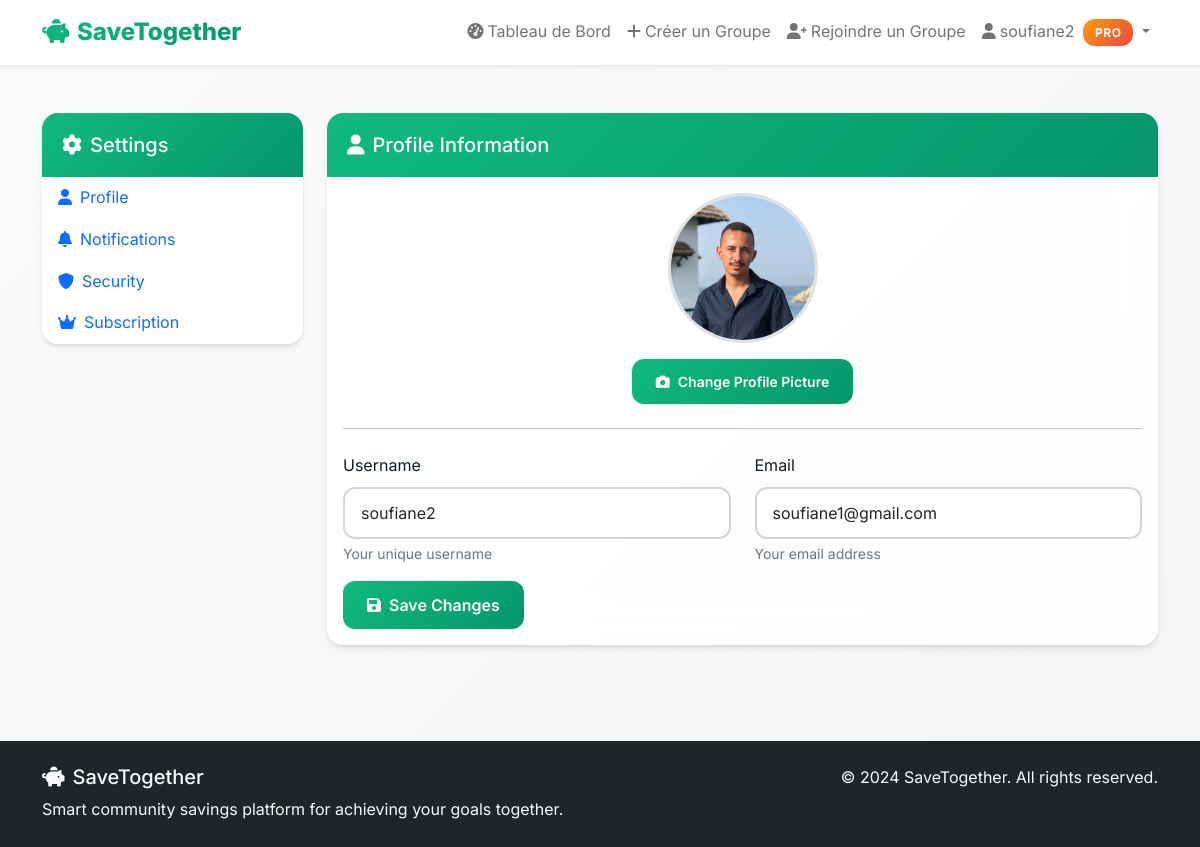
The page /settings (signed in) on the database its author committed.
### tables this page shows
CREATE TABLE users (
            id INTEGER PRIMARY KEY AUTOINCREMENT,
            username TEXT UNIQUE NOT NULL,
            email TEXT UNIQUE NOT NULL,
            password_hash TEXT NOT NULL,
            is_premium BOOLEAN DEFAULT FALSE,
            created_at TIMESTAMP DEFAULT CURRENT_TIMESTAMP
        , google_email TEXT, profile_picture TEXT);

### app.py (the view)
@app.route('/settings')
@login_required
def settings():
    return render_template('settings.html')

### app.py (called while the page is built)
@login_manager.user_loader
def load_user(user_id):
    conn = sqlite3.connect(DATABASE)
    conn.row_factory = sqlite3.Row
    cursor = conn.cursor()
    cursor.execute('SELECT id, username, email, is_premium, profile_picture FROM users WHERE id = ?', (user_id,))
    user_data = cursor.fetchone()
    conn.close()
    if user_data:
        return User(user_data['id'], user_data['username'], user_data['email'],
                   user_data['is_premium'], user_data['profile_picture'] if user_data['profile_picture'] else None)
    return None

### templates/settings.html (shortened to what this page needs)
{% extends "base.html" %}
{% block content %}
<div class="container py-5">
    <div class="row">
        <div class="col-lg-3">
            <div class="card">
                <div class="card-header">
                    <h5 class="mb-0">
                        <i class="fas fa-cog me-2"></i>Settings
                    </h5>
                </div>
                <div class="card-body p-0">
                    <nav class="nav flex-column">
                        <a class="nav-link active" href="#profile" data-bs-toggle="pill">
                            <i class="fas fa-user me-2"></i>Profile
                        </a>
                        <a class="nav-link" href="#notifications" data-bs-toggle="pill">
                            <i class="fas fa-bell me-2"></i>Notifications
                        </a>
                        <a class="nav-link" href="#security" data-bs-toggle="pill">
                            <i class="fas fa-shield-alt me-2"></i>Security
                        </a>
                        <a class="nav-link" href="#subscription" data-bs-toggle="pill">
                            <i class="fas fa-crown me-2"></i>Subscription
                        </a>
                    </nav>
                </div>
            </div>
        </div>
        <div class="col-lg-9">
            <div class="tab-content">
                <div class="tab-pane fade show active" id="profile">
                    <div class="card">
                        <div class="card-header">
                            <h5 class="mb-0">
                                <i class="fas fa-user me-2"></i>Profile Information
                            </h5>
                        </div>
                        <div class="card-body">
                            <div class="text-center mb-4">
                                <div class="mb-3">
                                    {% if current_user.profile_picture %}
                                    <img src="{{ url_for('static', filename=current_user.profile_picture) }}"
                                         class="rounded-circle border border-3"
                                         style="width: 150px; height: 150px; object-fit: cover;"
                                         id="profilePicPreview"
                                         alt="Profile Picture">
                                    {% else %}
                                    <div class="rounded-circle border border-3 bg-primary text-white d-inline-flex align-items-center justify-content-center"
                                         style="width: 150px; height: 150px; font-size: 4rem;"
                                         id="profilePicPlaceholder">
                                        <i class="fas fa-user"></i>
                                    </div>
                                    {% endif %}
                                </div>
                                <form action="{{ url_for('upload_profile_picture') }}" method="POST" enctype="multipart/form-data" id="profilePicForm">
                                    <div class="mb-3">
                                        <button type="button" class="btn btn-primary btn-sm" onclick="document.getElementById('profilePicture').click()">
                                            <i class="fas fa-camera me-2"></i>Change Profile Picture
                                        </button>
                                    </div>
                                </form>
                            </div>
                            <hr class="mb-4">
                            <form action="{{ url_for('update_profile') }}" method="POST">
                                <div class="row">
                                    <div class="col-md-6">
                                        <div class="mb-3">
                                            <label for="username" class="form-label">Username</label>
                                            <input type="text" class="form-control" id="username" name="username" value="{{ current_user.username }}" required>
                                            <div class="form-text">Your unique username</div>
                                        </div>
                                    </div>
                                    <div class="col-md-6">
                                        <div class="mb-3">
                                            <label for="email" class="form-label">Email</label>
                                            <input type="email" class="form-control" id="email" name="email" value="{{ current_user.email }}" required>
                                            <div class="form-text">Your email address</div>
                                        </div>
                                    </div>
                                </div>
                                <button type="submit" class="btn btn-primary">
                                    <i class="fas fa-save me-2"></i>Save Changes
                                </button>
                            </form>
                        </div>
                    </div>
                </div>
            </div>
        </div>
    </div>
</div>
{% endblock %}

### templates/base.html (shortened to what this page needs)
<!DOCTYPE html>
<html lang="en">
<head>
    <link href="https://cdn.jsdelivr.net/npm/bootstrap@5.1.3/dist/css/bootstrap.min.css" rel="stylesheet">
    <link href="https://cdnjs.cloudflare.com/ajax/libs/font-awesome/6.0.0/css/all.min.css" rel="stylesheet">
</head>
<body>
    <nav class="navbar navbar-expand-lg navbar-light bg-white shadow-sm">
        <div class="container">
            <a class="navbar-brand" href="{{ url_for('index') }}">
                <i class="fas fa-piggy-bank me-2"></i>SaveTogether
            </a>
            <div class="collapse navbar-collapse" id="navbarNav">
                <ul class="navbar-nav ms-auto">
                    {% if current_user.is_authenticated %}
                        <li class="nav-item">
                            <a class="nav-link" href="{{ url_for('dashboard') }}">
                                <i class="fas fa-tachometer-alt me-1"></i>Tableau de Bord
                            </a>
                        </li>
                        <li class="nav-item">
                            <a class="nav-link" href="{{ url_for('create_group') }}">
                                <i class="fas fa-plus me-1"></i>Créer un Groupe
                            </a>
                        </li>
                        <li class="nav-item">
                            <a class="nav-link" href="{{ url_for('join_group') }}">
                                <i class="fas fa-user-plus me-1"></i>Rejoindre un Groupe
                            </a>
                        </li>
                        <li class="nav-item dropdown">
                            <a class="nav-link dropdown-toggle position-relative" href="#" id="navbarDropdown" role="button" data-bs-toggle="dropdown">
                                <i class="fas fa-user me-1"></i>{{ current_user.username }}
                                {% if current_user.is_premium %}
                                    <span class="premium-badge ms-1">PRO</span>
                                {% endif %}
                            </a>
                        </li>
                    {% endif %}
                </ul>
            </div>
        </div>
    </nav>
    <main>
        {% block content %}{% endblock %}
    </main>
    <footer class="bg-dark text-light py-4 mt-5">
        <div class="container">
            <div class="row">
                <div class="col-md-6">
                    <h5><i class="fas fa-piggy-bank me-2"></i>SaveTogether</h5>
                    <p class="mb-0">Smart community savings platform for achieving your goals together.</p>
                </div>
                <div class="col-md-6 text-md-end">
                    <p class="mb-0">&copy; 2024 SaveTogether. All rights reserved.</p>
                </div>
            </div>
        </div>
    </footer>
</body>
</html>

### templates/base.html (style rules this page uses)
:root { --primary-green: #10B981; --dark-green: #059669; --light-green: #ECFDF5; --accent-green: #34D399; --gradient-primary: linear-gradient(135deg, #10B981 0%, #059669 100%); --gradient-secondary: linear-gradient(135deg, #6366F1 0%, #8B5CF6 100%); --gradient-accent: linear-gradient(135deg, #F59E0B 0%, #EF4444 100%); --text-dark: #111827; --text-light: #374151; --text-muted: #6B7280; --text-white: #FFFFFF; --border-light: #D1D5DB; --shadow-sm: 0 1px 2px 0 rgba(0, 0, 0, 0.05); --shadow-md: 0 4px 6px -1px rgba(0, 0, 0, 0.1), 0 2px 4px -1px rgba(0, 0, 0, 0.06); --shadow-lg: 0 10px 15px -3px rgba(0, 0, 0, 0.1), 0 4px 6px -2px rgba(0, 0, 0, 0.05); --shadow-xl: 0 20px 25px -5px rgba(0, 0, 0, 0.1), 0 10px 10px -5px rgba(0, 0, 0, 0.04); --radius-sm: 8px; --radius-md: 12px; --radius-lg: 16px; --radius-xl: 20px; }
* { box-sizing: border-box; }
body { font-family: 'Inter', -apple-system, BlinkMacSystemFont, 'Segoe UI', Roboto, sans-serif; background: linear-gradient(135deg, #F9FAFB 0%, #F3F4F6 100%); color: var(--text-dark); line-height: 1.6; font-weight: 400; -webkit-font-smoothing: antialiased; -moz-osx-font-smoothing: grayscale; }
.navbar { background: rgba(255, 255, 255, 0.95) !important; backdrop-filter: blur(20px); border-bottom: 1px solid rgba(255, 255, 255, 0.2); box-shadow: var(--shadow-sm); }
.navbar-brand { font-weight: 800; font-size: 1.5rem; background: var(--gradient-primary); -webkit-background-clip: text; -webkit-text-fill-color: transparent; background-clip: text; }
.btn-primary { background: var(--gradient-primary); border: none; border-radius: var(--radius-md); padding: 12px 24px; font-weight: 600; transition: all 0.3s cubic-bezier(0.4, 0, 0.2, 1); box-shadow: var(--shadow-sm); }
.card { border: none; border-radius: var(--radius-lg); box-shadow: var(--shadow-md); transition: all 0.3s cubic-bezier(0.4, 0, 0.2, 1); background: rgba(255, 255, 255, 0.9); backdrop-filter: blur(20px); }
.card-header { background: var(--gradient-primary); color: white; border: none; border-radius: var(--radius-lg) var(--radius-lg) 0 0 !important; padding: 20px; font-weight: 600; }
.premium-badge { background: var(--gradient-accent); color: white; padding: 6px 12px; border-radius: var(--radius-md); font-size: 0.75rem; font-weight: 700; text-transform: uppercase; letter-spacing: 0.5px; box-shadow: var(--shadow-sm); }
.form-control { border: 2px solid var(--border-light); border-radius: var(--radius-md); padding: 12px 16px; transition: all 0.3s ease; background: rgba(255, 255, 255, 0.9); backdrop-filter: blur(20px); }

### rows shown on the page
users: username "soufiane2", profile_picture (picture), email "soufiane1@gmail.com"
